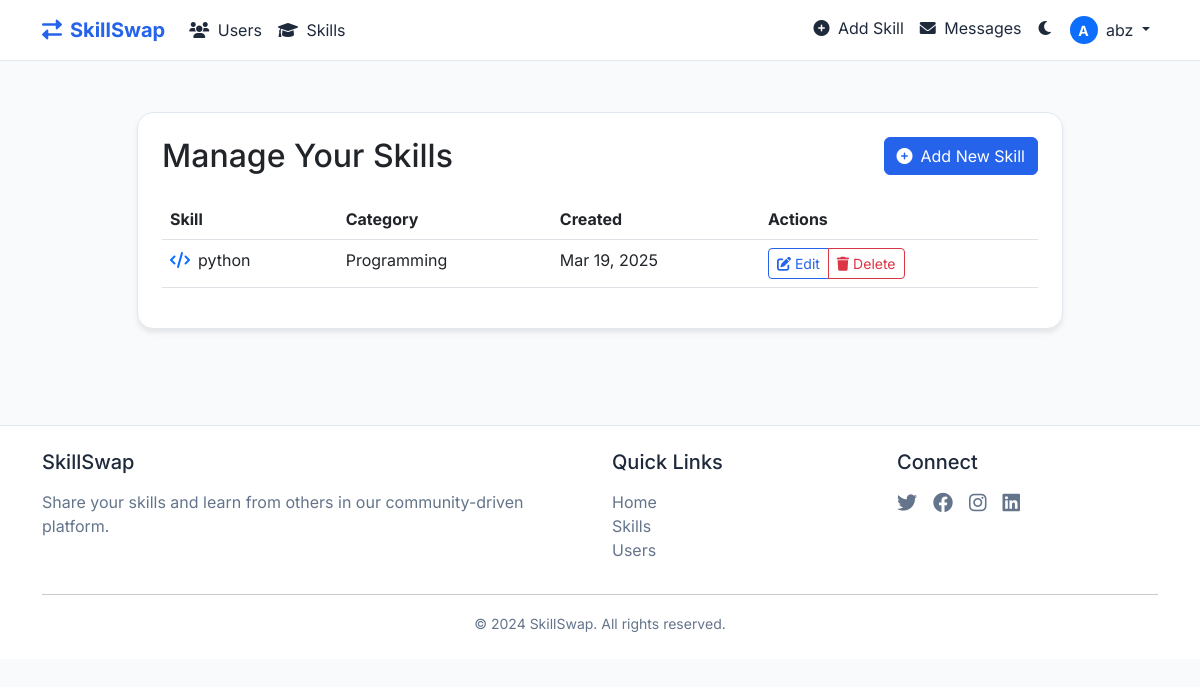
Page /manage_skills (signed in) on the committed database.
### app.py (models this page shows)
class User(UserMixin, db.Model):
    id = db.Column(db.Integer, primary_key=True)
    username = db.Column(db.String(80), unique=True, nullable=False)
    email = db.Column(db.String(120), unique=True, nullable=False)
    password_hash = db.Column(db.String(256), nullable=False)
    created_at = db.Column(db.DateTime, default=datetime.utcnow)
    is_verified = db.Column(db.Boolean, default=False)
    is_admin = db.Column(db.Boolean, default=False)
    skills = db.relationship('Skill', backref='user', lazy=True)
    verification_requests = db.relationship('VerificationRequest', backref='user', lazy=True)

class Skill(db.Model):
    id = db.Column(db.Integer, primary_key=True)
    name = db.Column(db.String(100), nullable=False)
    description = db.Column(db.Text, nullable=False)
    category = db.Column(db.String(50), nullable=False)
    icon = db.Column(db.String(50), nullable=False, default='graduation-cap')
    teacher_id = db.Column(db.Integer, db.ForeignKey('user.id'), nullable=False)
    created_at = db.Column(db.DateTime, default=datetime.utcnow)

### app.py (the view)
@app.route('/manage_skills')
@login_required
def manage_skills():
    skills = Skill.query.filter_by(teacher_id=current_user.id).all()
    return render_template('manage_skills.html', skills=skills)

### app.py (called while the page is built)
@login_manager.user_loader
def load_user(user_id):
    return User.query.get(int(user_id))

@app.context_processor
def utility_processor():
    def is_admin():
        if current_user.is_authenticated:
            return current_user.is_admin
        return False
    return dict(is_admin=is_admin)

@app.context_processor
def unread_messages_count():
    count = 0
    if current_user.is_authenticated:
        count = Message.query.filter_by(recipient_id=current_user.id, read=False).count()
    return dict(unread_messages_count=count)

### templates/manage_skills.html (shortened to what this page needs)
{% extends "base.html" %}
{% block content %}
<div class="container py-5">
    <div class="row justify-content-center">
        <div class="col-lg-10">
            <div class="card animate-on-scroll">
                <div class="card-body p-4">
                    <div class="d-flex justify-content-between align-items-center mb-4">
                        <h2 class="mb-0">Manage Your Skills</h2>
                        <a href="{{ url_for('add_skill') }}" class="btn btn-primary">
                            <i class="fas fa-plus-circle me-2"></i>Add New Skill
                        </a>
                    </div>
                    {% if skills %}
                        <div class="table-responsive">
                            <table class="table table-hover">
                                <thead>
                                    <tr>
                                        <th>Skill</th>
                                        <th>Category</th>
                                        <th>Created</th>
                                        <th>Actions</th>
                                    </tr>
                                </thead>
                                <tbody>
                                    {% for skill in skills %}
                                    <tr>
                                        <td>
                                            <div class="d-flex align-items-center">
                                                <i class="fas fa-{{ skill.icon }} me-2 text-primary"></i>
                                                <span>{{ skill.name }}</span>
                                            </div>
                                        </td>
                                        <td>{{ skill.category }}</td>
                                        <td>{{ skill.created_at.strftime('%b %d, %Y') }}</td>
                                        <td>
                                            <div class="btn-group">
                                                <a href="{{ url_for('edit_skill', skill_id=skill.id) }}" class="btn btn-sm btn-outline-primary">
                                                    <i class="fas fa-edit me-1"></i>Edit
                                                </a>
                                                <button type="button" class="btn btn-sm btn-outline-danger" data-bs-toggle="modal" data-bs-target="#deleteSkillModal{{ skill.id }}">
                                                    <i class="fas fa-trash me-1"></i>Delete
                                                </button>
                                            </div>
                                        </td>
                                    </tr>
                                    {% endfor %}
                                </tbody>
                            </table>
                        </div>
                    {% endif %}
                </div>
            </div>
        </div>
    </div>
</div>
{% endblock %}

### templates/base.html (shortened to what this page needs)
<!DOCTYPE html>
<html lang="en">
<head>
    <link href="https://cdn.jsdelivr.net/npm/bootstrap@5.3.0/dist/css/bootstrap.min.css" rel="stylesheet">
    <link href="https://cdnjs.cloudflare.com/ajax/libs/font-awesome/6.0.0/css/all.min.css" rel="stylesheet">
    <link href="{{ url_for('static', filename='css/style.css') }}" rel="stylesheet">
</head>
<body>
    <nav class="navbar navbar-expand-lg fixed-top">
        <div class="container">
            <a class="navbar-brand" href="{{ url_for('index') }}">
                <i class="fas fa-exchange-alt me-2"></i>SkillSwap
            </a>
            <div class="collapse navbar-collapse" id="navbarNav">
                <ul class="navbar-nav me-auto">
                    <li class="nav-item">
                        <a class="nav-link" href="{{ url_for('users_list') }}">
                            <i class="fas fa-users me-1"></i> Users
                        </a>
                    </li>
                    <li class="nav-item">
                        <a class="nav-link" href="{{ url_for('skills_list') }}">
                            <i class="fas fa-graduation-cap me-1"></i> Skills
                        </a>
                    </li>
                </ul>
                <ul class="navbar-nav">
                    {% if current_user.is_authenticated %}
                    <li class="nav-item">
                        <a class="nav-link" href="{{ url_for('add_skill') }}">
                            <i class="fas fa-plus-circle me-1"></i> Add Skill
                        </a>
                    </li>
                    <li class="nav-item">
                        <a class="nav-link" href="{{ url_for('messages_inbox') }}">
                            <i class="fas fa-envelope me-1"></i> Messages
                        </a>
                    </li>
                    {% endif %}
                    <li class="nav-item">
                        <div class="theme-toggle nav-link" onclick="toggleTheme()">
                            <i class="fas fa-moon"></i>
                        </div>
                    </li>
                    {% if current_user.is_authenticated %}
                        <li class="nav-item dropdown">
                            <a class="nav-link dropdown-toggle" href="#" id="navbarDropdown" role="button" data-bs-toggle="dropdown">
                                <span class="avatar-circle bg-primary me-1">{{ current_user.username[0] | upper }}</span>
                                {{ current_user.username }}
                            </a>
                        </li>
                    {% endif %}
                </ul>
            </div>
        </div>
    </nav>
    <main style="margin-top: 4rem;">
        {% block content %}{% endblock %}
    </main>
    <footer class="footer mt-5 py-4">
        <div class="container">
            <div class="row">
                <div class="col-md-6">
                    <h5 class="mb-3">SkillSwap</h5>
                    <p class="text-muted">Share your skills and learn from others in our community-driven platform.</p>
                </div>
                <div class="col-md-3">
                    <h5 class="mb-3">Quick Links</h5>
                    <ul class="list-unstyled">
                        <li><a href="{{ url_for('index') }}" class="text-decoration-none text-muted">Home</a></li>
                        <li><a href="{{ url_for('skills_list') }}" class="text-decoration-none text-muted">Skills</a></li>
                        <li><a href="{{ url_for('users_list') }}" class="text-decoration-none text-muted">Users</a></li>
                    </ul>
                </div>
                <div class="col-md-3">
                    <h5 class="mb-3">Connect</h5>
                    <div class="d-flex gap-3">
                        <a href="#" class="text-muted"><i class="fab fa-twitter fa-lg"></i></a>
                        <a href="#" class="text-muted"><i class="fab fa-facebook fa-lg"></i></a>
                        <a href="#" class="text-muted"><i class="fab fa-instagram fa-lg"></i></a>
                        <a href="#" class="text-muted"><i class="fab fa-linkedin fa-lg"></i></a>
                    </div>
                </div>
            </div>
            <hr>
            <div class="text-center text-muted">
                <small>&copy; {{ now.year if now else 2024 }} SkillSwap. All rights reserved.</small>
            </div>
        </div>
    </footer>
</body>
</html>

### static/css/style.css (style rules this page uses)
:root { --bg-primary: #ffffff; --bg-secondary: #f8fafc; --text-primary: #1e293b; --text-secondary: #64748b; --primary-color: #2563eb; --primary-hover: #1d4ed8; --card-bg: #ffffff; --border-color: #e2e8f0; --shadow-color: rgba(0, 0, 0, 0.1); --section-bg: #f8fafc; --muted-color: #64748b; }
body { font-family: 'Inter', system-ui, -apple-system, sans-serif; background-color: var(--bg-secondary); color: var(--text-primary); transition: background-color 0.3s, color 0.3s; }
.navbar { background-color: var(--bg-primary) !important; border-bottom: 1px solid var(--border-color); backdrop-filter: blur(10px); }
.navbar-brand { color: var(--primary-color) !important; font-weight: 700; }
.nav-link { color: var(--text-primary) !important; }
.card { background-color: var(--card-bg); border: 1px solid var(--border-color); border-radius: 1rem; box-shadow: 0 4px 6px -1px var(--shadow-color); transition: transform 0.2s, box-shadow 0.2s; }
.btn-primary { background-color: var(--primary-color); border-color: var(--primary-color); }
.btn-outline-primary { color: var(--primary-color); border-color: var(--primary-color); }
.theme-toggle { cursor: pointer; padding: 0.5rem; border-radius: 0.5rem; transition: background-color 0.2s; }
.text-muted { color: var(--muted-color) !important; }
.footer { background-color: var(--bg-primary); border-top: 1px solid var(--border-color); }
.footer a { color: var(--text-secondary) !important; transition: color 0.2s; }
.animate-fade-in { animation: fadeIn 0.5s ease forwards; }
.avatar-circle { display: inline-flex; align-items: center; justify-content: center; width: 28px; height: 28px; border-radius: 50%; color: white; font-weight: bold; text-align: center; font-size: 14px; }

### rows in the picture
User: username "A", username "abz"
Skill: name "python", category "Programming", created_at "Mar 19, 2025"

### other values in the picture
{{ now.year if now else 2024 }} "2024"
